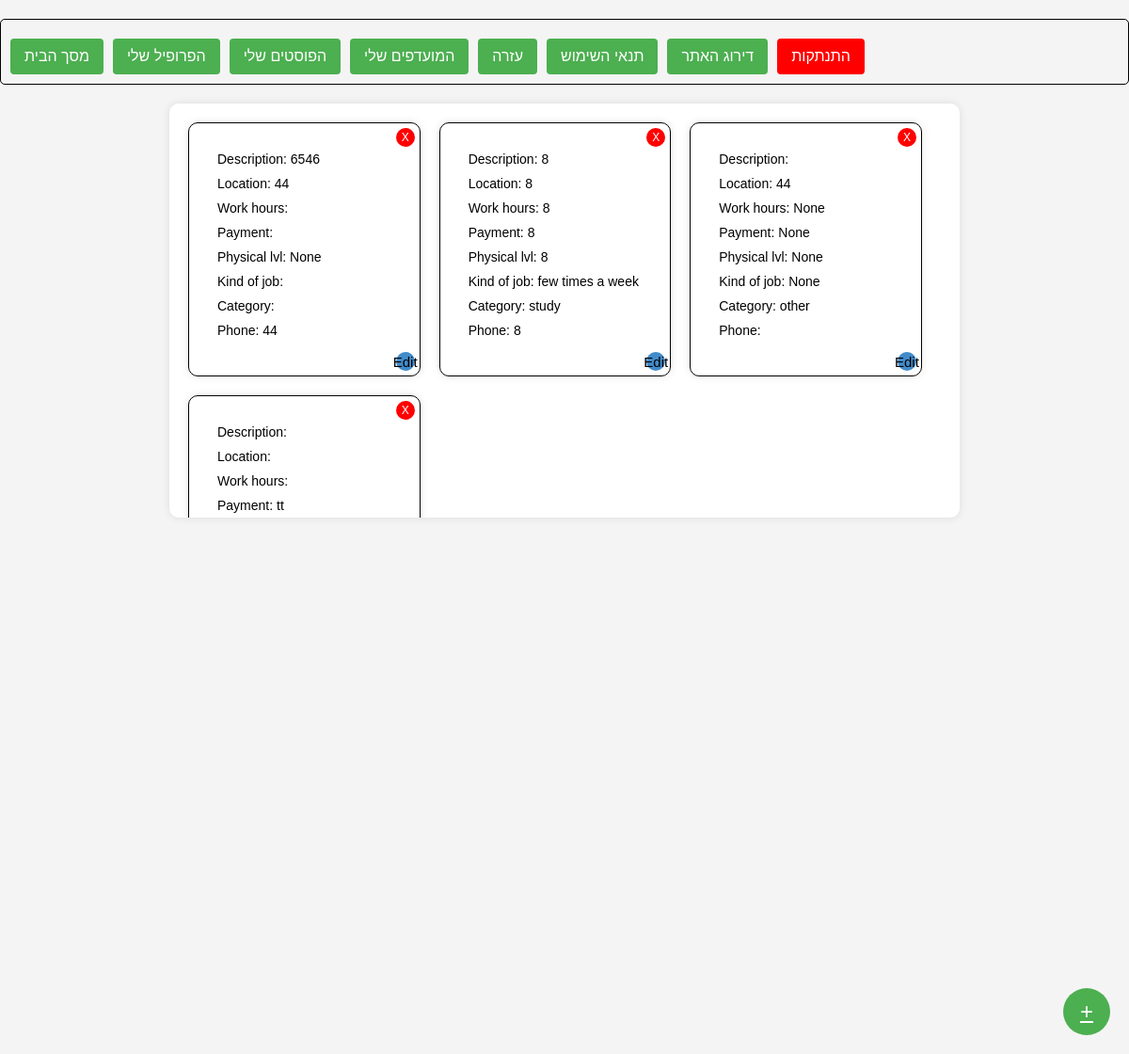
The page /myposts/ (signed in) on the database its author committed.
### posts/models.py (models this page shows)
class Post(models.Model):
    description = models.TextField(null=True, blank=True)
    location = models.TextField(null=True, blank=True)
    payment = models.TextField(null=True, blank=True)
    work_hours = models.TextField(null=True, blank=True)
    phys_lvl = models.IntegerField(null=True, blank=True)
    kind_of_job = models.TextField(null=True, blank=True)
    category = models.TextField(null=True, blank=True)
    phone = models.TextField(null=True, blank=True)

### project/views.py (the view)
# urls.py: path('myposts/', views.myposts, name="myposts"),
def myposts(request):
    global_user_id = request.session.get('global_user_id')
    if global_user_id:
        user = User.objects.get(id=global_user_id)
        my_post_ids = user.my_posts  # List of post IDs belonging to the user
        filtered_posts = Post.objects.filter(id__in=my_post_ids)
        my_posts_count = len(filtered_posts)
        context = {'posts': filtered_posts, 'open_posts_count': my_posts_count}
        return render(request, 'posts.html', context)
    else:
        return JsonResponse({'error': 'User not logged in'}, status=401)

### templates/posts.html (shortened to what this page needs)
<!DOCTYPE html>
<html lang="en">
<head>
</head>
<body>
{% extends 'toolbar.html' %}
{% block content %}
<div class="posts-container">
  <div class="posts">
    {% for post in posts %}
      <div class="post" data-description="{{ post.description }}" data-location="{{ post.location }}" data-work_hours="{{ post.work_hours }}" data-phys_lvl="{{ post.phys_lvl }}" data-kind_of_job="{{ post.kind_of_job }}" data-category="{{ post.category }}" data-phone="{{ post.phone }}">
          <div class="post-content">
              <div class="post-info">Description: {{ post.description }}</div>
              <div class="post-info">Location: {{ post.location }}</div>
              <div class="post-info">Work hours: {{ post.work_hours }}</div>
              <div class="post-info">Payment: {{ post.payment }}</div>
              <div class="post-info">Physical lvl: {{ post.phys_lvl }}</div>
              <div class="post-info">Kind of job: {{ post.kind_of_job }}</div>
              <div class="post-info">Category: {{ post.category }}</div>
              <div class="post-info">Phone: {{ post.phone }}</div>
              <button class="remove-button" onclick="removePost(event)" data-post-id="{{ post.id }}">X</button>
              <button class="edit-button" onclick="editPost(event)" data-post-id="{{ post.id }}">Edit</button>
          </div>
      </div>
    {% endfor %}
  </div>
</div>
<a href="{% url 'create_post' %}" class="create-post-button" onclick="checkOpenPosts()">+</a>
</body>
</html>
{% endblock %}

### templates/posts.html (style rules this page uses)
body { font-family: Arial, sans-serif; margin: 0; padding: 0; background-color: #f8f8f8; }
.posts-container { max-width: 800px; margin: 20px auto; padding: 20px; background-color: #fff; border-radius: 10px; box-shadow: 0 0 10px rgba(0, 0, 0, 0.1); }
.posts { display: flex; flex-wrap: wrap; gap: 20px; }
.post { position: relative; width: calc(33.33% - 20px); border: 1px solid #ddd; border-radius: 10px; overflow: hidden; box-shadow: 0 0 10px rgba(0, 0, 0, 0.1); }
.post-content { padding: 20px; font-size: 14px; }
.post-info { margin-bottom: 10px; overflow: hidden; white-space: nowrap; text-overflow: ellipsis; }
.remove-button { position: absolute; top: 5px; right: 5px; background-color: red; color: #fff; border: none; border-radius: 50%; width: 20px; height: 20px; font-size: 12px; cursor: pointer; display: flex; justify-content: center; align-items: center; }
.edit-button { position: absolute; bottom: 5px; right: 5px; background-color: #428bca; color: #11111; border: none; border-radius: 50%; width: 20px; height: 20px; font-size: 15px; cursor: pointer; display: flex; justify-content: center; align-items: center; }
.create-post-button { position: fixed; bottom: 20px; right: 20px; background-color: #4caf50; color: #fff; border: none; border-radius: 50%; width: 50px; height: 50px; font-size: 24px; cursor: pointer; display: flex; justify-content: center; align-items: center; z-index: 999; }

### templates/toolbar.html (style rules this page uses)
body { font-family: Arial, sans-serif; margin: 0; padding: 0; box-sizing: border-box; background-color: #f4f4f4; }
.posts-container { max-height: 400px; overflow-y: auto; }
.posts { display: flex; flex-wrap: wrap; gap: 20px; }
.post { width: calc(33.33% - 20px); border: 1px solid black; padding: 10px; box-sizing: border-box; position: relative; }
.post-content { font-size: 14px; }

### rows shown on the page
Post: description "6546", location "44", phys_lvl "None", phone "44"
Post: description "8", location "8", work_hours "8", payment "8", phys_lvl "8", kind_of_job "few times a week", category "study", phone "8"
Post: location "44", work_hours "None", payment "None", phys_lvl "None", kind_of_job "None", category "other"
Post: payment "tt"
